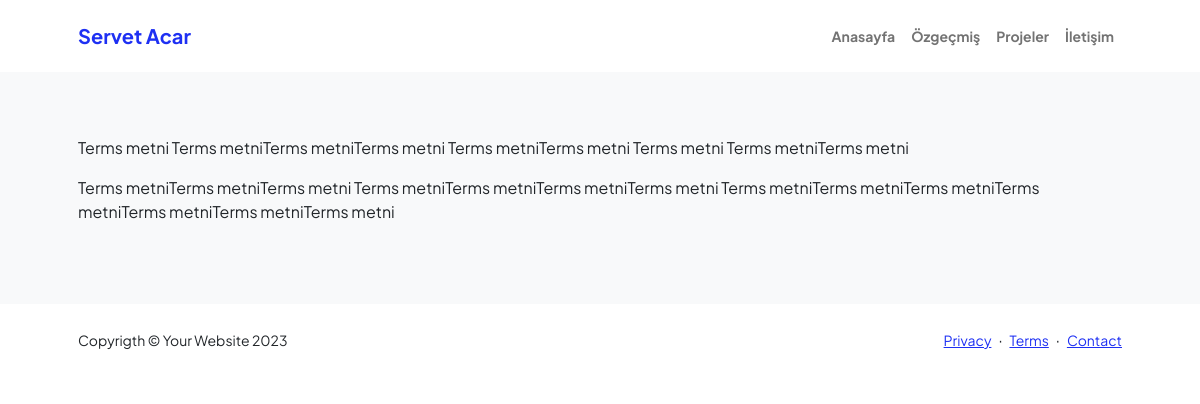
/terms, run on an earlier commit of the app's database.
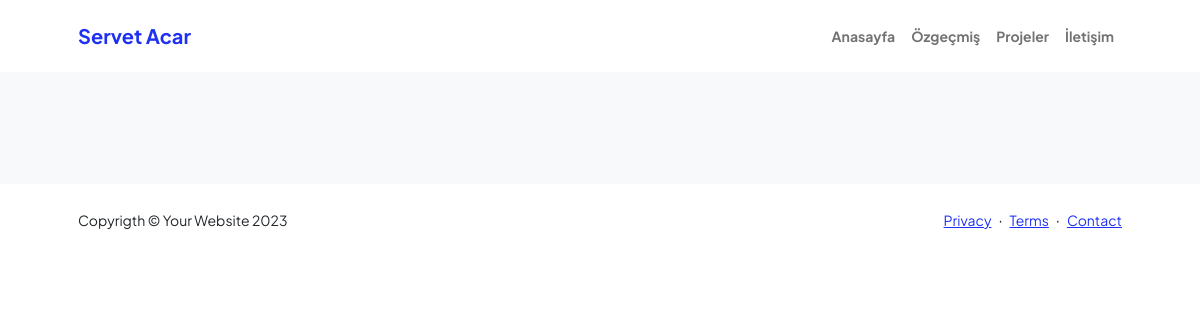
And on a later commit of the database.
### base/models.py (models this page shows)
class Policy(models.Model):
    privacy = RichTextField(null=True, blank=True)
    terms = RichTextField(null=True, blank=True)
    date = models.DateTimeField(auto_now=True)
    class Meta:
        verbose_name = ("Policy")
        verbose_name_plural = ("Privacy metni")

### base/views.py (the view)
# urls.py: path('terms', views.terms, name='terms'),
def terms(request):
    navbars = Navbar.objects.first()
    mains = Main.objects.all().order_by('date')
    abouts = About.objects.all().order_by('date')
    socials = SocialMedia.objects.all().order_by('date')
    footers = Footer.objects.all().order_by('date')
    termies = Policy.objects.first()
    context = {'navbars': navbars,
               'mains': mains,
               'abouts': abouts,
               'socials': socials,
               'footers': footers,
               'projects': projects,
               'termies': termies,
               }
    return render(request, 'base/terms.html', context)

### base/templates/base/terms.html
{% extends 'main.html' %}
{% block content %}
{% load static %}
<section class="bg-light py-5">
    <div class="container px-5">
            <div class="row gx-5 justify-content-center">
                <p>{{termies.terms|safe}}</p>
            </div>
    </div>
</section>
{% endblock %}

What changed in the data, as far as the page shows it:
no longer on this page (row edited): Policy: terms "Terms metni Terms metniTerms metniTerms metni Terms metniTerms metni Terms metni Terms metniTerms metni Terms metniTerms metniTerms metni Terms metniTerms metniTerms metniTerms metni Terms metniTerms metniTerms metniTerms metniTerms metniTerms metniTerms metni"
